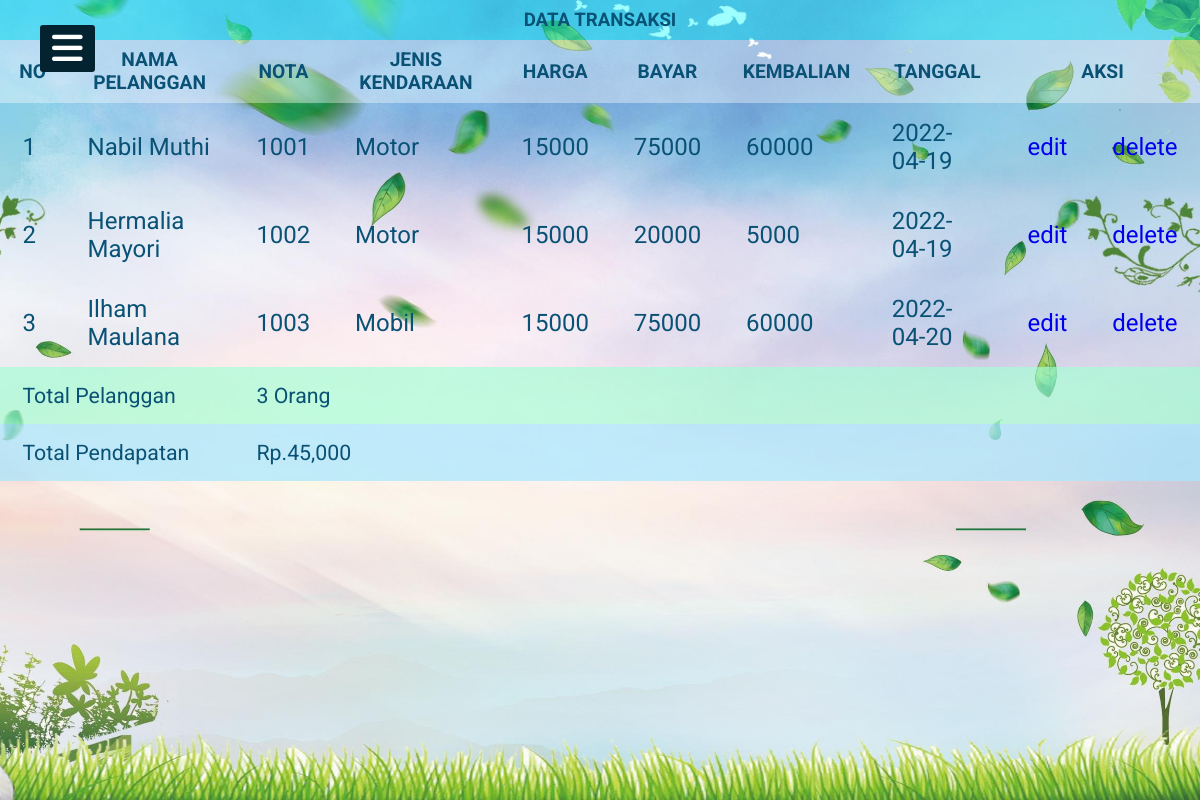
Page /transaksi_view.php (signed in) on the committed database.
### tables this page shows
CREATE TABLE `transaksi` (
  `nota` int(12) NOT NULL,
  `nama` varchar(255) NOT NULL,
  `jenis_kendaraan` varchar(255) NOT NULL,
  `harga` int(10) NOT NULL,
  `bayar` int(10) NOT NULL,
  `kembalian` int(10) NOT NULL,
  `tanggal` date NOT NULL
);

### transaksi_view.php (the view, shortened to what this page needs)
<?php
include "koneksi.php";
?>
<!DOCTYPE html>
<html lang="en" dir="ltr">
  <head>
    <link rel="stylesheet" href="css/styles.css">
  </head>
  <body>
    <label for="check">
      <i class="fas fa-bars" id="btn"></i>
    </label>
 <section>
<table align="center">
  <tr>
    <th colspan="10" class="gg">Data Transaksi</th>
  </tr>
    <tr class="gg2">
        <th> No </th>
        <th> Nama Pelanggan </th>
        <th> Nota </th>
        <th> Jenis Kendaraan </th>
        <th> Harga </th>
        <th> Bayar </th>
        <th> Kembalian </th>
        <th> Tanggal </th>
        <th colspan="2">Aksi</th>
    </tr>
    <?php
    $no = 1;
    $ambildata1 = mysqli_query($koneksi,"select * from transaksi");
    while($tampil = mysqli_fetch_array($ambildata1)){
        echo "
        <tr>
            <td>$no</td>
            <td>$tampil[nama]</td>
            <td>$tampil[nota]</td>
            <td>$tampil[jenis_kendaraan]</td>
            <td>$tampil[harga]</td>
            <td>$tampil[bayar]</td>
            <td>$tampil[kembalian]</td>
            <td>$tampil[tanggal]</td>
            <td><a href='transaksi_edit.php?kode=$tampil[nota]'> edit </a></td>
            <td><a href='?kode=$tampil[nota]'> delete </a></td>
        <tr> ";
        $no++;
    }
    ?>
    <tr class="gg3">
        <td colspan="2" align="left">Total Pelanggan</td>
        <td colspan="8"> <?php
                            $ambildata2 = mysqli_query($koneksi, "select * from transaksi
                            where nota >= 0 ") or die (mysqli_error($koneksi));
                            $data_pelanggan = mysqli_num_rows($ambildata2);
                            echo "$data_pelanggan Orang";
                         ?> </td>
    </tr>
    <tr class="gg4">
        <td colspan="2" align="left"> Total Pendapatan </td>
        <td colspan="8"> <?php
                            $ambildata3 = mysqli_query($koneksi, "select * from transaksi");
                            $data_pendapatan = 0;
                            while($tampil2 = mysqli_fetch_array($ambildata3)) {
                                $data_pendapatan += $tampil2['harga'];
                            }echo "Rp." . number_format($data_pendapatan);
                         ?> </td>
    </tr>
</table>
</section>
  </body>
</html>

### css/styles.css (style rules this page uses)
* { padding: 0; margin: 0; list-style: none; text-decoration: none; }
body { font-family: 'Roboto', sans-serif; }
label #btn,label #cancel { position: absolute; background: #042331; border-radius: 3px; cursor: pointer; }
label #btn { left: 40px; top: 25px; font-size: 35px; color: white; padding: 6px 12px; transition: all .5s; }
section { background: url(../image/green.jpg) no-repeat; background-position: center; background-size: cover; height: 100vh; transition: all .5s; color:#0a5275; box-sizing: border-box; margin: 0; padding: 0; }
section table { display: grid; height: 50vh; justify-content: center; align-items: center; font-size: 1.5rem; }
table { border-collapse: collapse; box-shadow: #063146; text-align: left; border:none; }
th { padding: 0.55rem 1.2rem; font-size: 1.2rem; text-align: center; font-weight: 1500; text-transform: uppercase; }
td { padding: 1rem 1.4rem; }
.gg { font-size: 14pt; background-color: rgba(0, 255, 255, 0.377); }
.gg2 { font-size: 14pt; background-color: rgba(255, 255, 255, 0.377); }
.gg3 { background-color: rgba(164, 255, 213, 0.664); font-size: 16pt; padding-bottom: 20px; }
.gg4 { background-color: rgba(169, 231, 255, 0.712); font-size: 16pt; padding-bottom: 20px; }

### rows in the picture
transaksi: nama "Nabil Muthi", nota "1001", jenis_kendaraan "Motor", harga "15000", bayar "75000", kembalian "60000", tanggal "2022-04-19"
transaksi: nama "Hermalia Mayori", nota "1002", jenis_kendaraan "Motor", harga "15000", bayar "20000", kembalian "5000", tanggal "2022-04-19"
transaksi: nama "Ilham Maulana", nota "1003", jenis_kendaraan "Mobil", harga "15000", bayar "75000", kembalian "60000", tanggal "2022-04-20"

### other values in the picture
$data_pelanggan "3"
$data_pendapatan "45,000"
